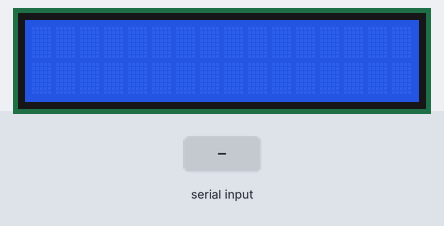
Simulated run of this sketch. Board: Arduino Uno, built with avr-gcc and run on an emulated ATmega328P. Shown: 16×2 character LCD. The test bench sets the inputs (shaded band).

Above: at 1.2 s.
1.3 s: "1,1\n" received over Serial
At 2.8 s:
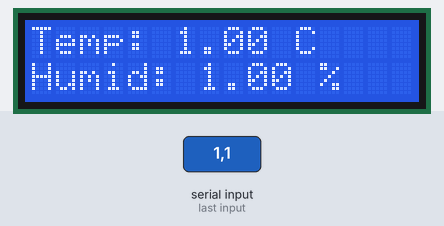
3.8 s: "1,150\n" received over Serial
At 6.0 s:
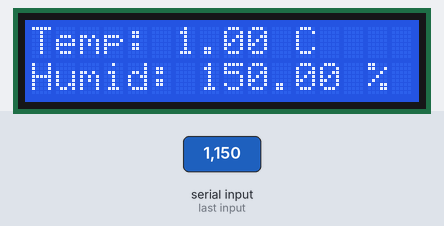
6.3 s: "1" received over Serial
At 8.1 s:
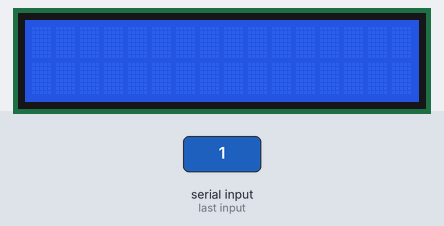
Timing chart, 0 to 9.6 s (numbered marks = the images above; inputs shaded):
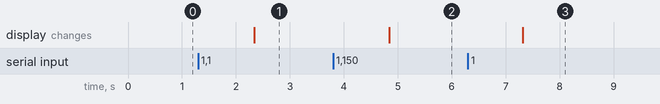

Measured:
- after the input at 1.3 s, the display: changes after 1.0 s (image 1)
- after the input at 3.8 s, the display: changes after 1.0 s (image 2)
- after the input at 6.3 s, the display: changes after 1.0 s (image 3)

The sketch:

py2lcd.ino
```cpp
#include <Wire.h>
#include <LiquidCrystal_I2C.h>
LiquidCrystal_I2C lcd(0x27, 16, 2);

void setup()
{
  Serial.begin(115200);
  lcd.init();
  lcd.backlight();
}

String read_serial()
{
  String str = "";

  while (Serial.available())
  {
    str = Serial.readString();
    delay(10);
  }

  return str;
}

void loop()
{
  String str = read_serial();

  if (str == "1")
  {
    lcd.clear();
  }
  else
  {
    // Assuming str is in the format "temp,humid"
    int commaIndex = str.indexOf(',');
    if (commaIndex != -1)
    {
      String temp_str = str.substring(0, commaIndex);
      String humid_str = str.substring(commaIndex + 1);

      float temp = temp_str.toFloat();
      float humid = humid_str.toFloat();

      lcd.clear();
      lcd.setCursor(0, 0);
      lcd.print("Temp: ");
      lcd.print(temp);
      lcd.print(" C");

      lcd.setCursor(0, 1);
      lcd.print("Humid: ");
      lcd.print(humid);
      lcd.print(" %");
    }
  }
}
```
